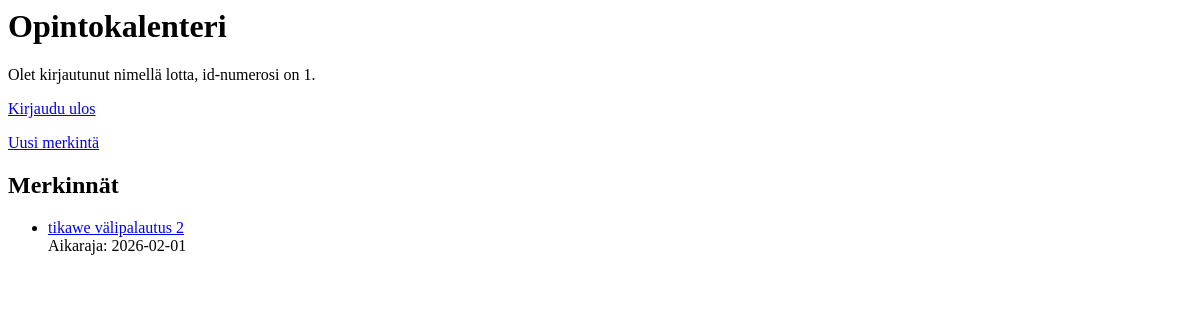
Before: / (signed in) with the older database file.
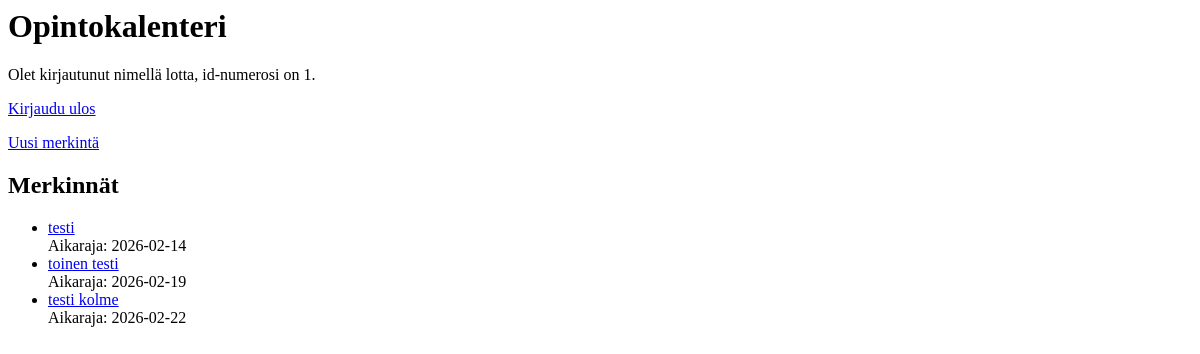
After: the same page with the newer database file.
### tables this page shows
CREATE TABLE entries (
    id INTEGER PRIMARY KEY,
    title TEXT,
    description TEXT,
    date DATE,
    user_id INTEGER REFERENCES users
    
);

### app.py (the view)
@app.route("/")
def index():
    if "user_id" not in session:
        return render_template("index.html", all_entries=[])
    all_entries = entries.get_entries_by_user(session["user_id"])
    return render_template("index.html", all_entries=all_entries)

### db.py (called while the page is built)
def get_connection():
    con = sqlite3.connect("database.db")
    con.execute("PRAGMA foreign_keys = ON")
    con.row_factory = sqlite3.Row
    return con

def query(sql, params=[]):
    con = get_connection()
    result = con.execute(sql, params).fetchall()
    con.close()
    return result

### entry/entries.py (called while the page is built)
def get_entries_by_user(user_id):
    sql = """SELECT id, title, date FROM entries WHERE user_id = ? ORDER BY date ASC"""
    return db.query(sql, [user_id])

### templates/index.html (shortened to what this page needs)
<html>
<head>
</head>
<body>
    <h1>Opintokalenteri</h1>
  {% if session.username %}
  <p>
    Olet kirjautunut nimellä {{ session.username }}, id-numerosi on {{ session.user_id }}.
  </p>
  <p>
    <a href="/logout">Kirjaudu ulos</a>
  </p>
  <p>
    <a href="/new_entry">Uusi merkintä</a>
  </p>
  <h2>Merkinnät</h2>
  <ul>
    {% for entry in all_entries %}
      <li><a href="/entry/{{ entry.id }}">
        {{ entry.title }}</a><br>
        Aikaraja: {{ entry.date }}</li>
    {% else %}
      <li>Ei merkintöjä.</li>
    {% endfor %}
  </ul>
  {% endif %}
</body>
</html>

Changed rows visible on the page:
removed entries: title "tikawe välipalautus 2", date "2026-02-01"
added entries: title "testi", date "2026-02-14"
added entries: title "toinen testi", date "2026-02-19"
added entries: title "testi kolme", date "2026-02-22"
